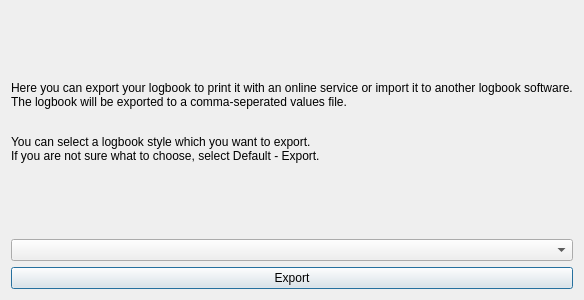
<?xml version="1.0" encoding="UTF-8"?>
<ui version="4.0">
 <class>ExportToCsvDialog</class>
 <widget class="QDialog" name="ExportToCsvDialog">
  <property name="geometry">
   <rect>
    <x>0</x>
    <y>0</y>
    <width>400</width>
    <height>300</height>
   </rect>
  </property>
  <property name="windowTitle">
   <string>Dialog</string>
  </property>
  <layout class="QGridLayout" name="gridLayout">
   <item row="0" column="0">
    <widget class="QLabel" name="label">
     <property name="text">
      <string>&lt;html&gt;&lt;head/&gt;&lt;body&gt;&lt;p&gt;Here you can export your logbook to print it with an online service or import it to another logbook software.&lt;br&gt;The logbook will be exported to a comma-seperated values file.&lt;br/&gt;&lt;/p&gt;&lt;p&gt;You can select a logbook style which you want to export.&lt;br/&gt;If you are not sure what to choose, select Default - Export.&lt;/p&gt;&lt;/body&gt;&lt;/html&gt;</string>
     </property>
    </widget>
   </item>
   <item row="1" column="0">
    <widget class="QComboBox" name="viewComboBox"/>
   </item>
   <item row="2" column="0">
    <widget class="QPushButton" name="exportPushButton">
     <property name="text">
      <string>Export</string>
     </property>
    </widget>
   </item>
  </layout>
 </widget>
 <resources/>
 <connections/>
</ui>
